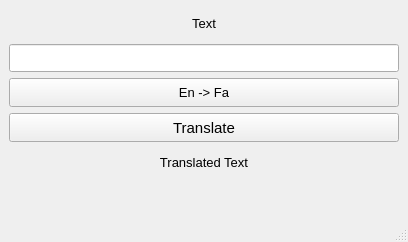
<?xml version="1.0" encoding="UTF-8"?>
<ui version="4.0">
 <class>MainWindow</class>
 <widget class="QMainWindow" name="MainWindow">
  <property name="geometry">
   <rect>
    <x>0</x>
    <y>0</y>
    <width>408</width>
    <height>242</height>
   </rect>
  </property>
  <property name="windowTitle">
   <string>Translator</string>
  </property>
  <property name="windowIcon">
   <iconset>
    <normaloff>translator.jpg</normaloff>translator.jpg</iconset>
  </property>
  <widget class="QWidget" name="centralwidget">
   <layout class="QGridLayout" name="gridLayout_2">
    <item row="0" column="0">
     <layout class="QGridLayout" name="gridLayout">
      <property name="spacing">
       <number>6</number>
      </property>
      <item row="2" column="0" colspan="2">
       <widget class="QPushButton" name="change">
        <property name="sizePolicy">
         <sizepolicy hsizetype="Preferred" vsizetype="Preferred">
          <horstretch>0</horstretch>
          <verstretch>0</verstretch>
         </sizepolicy>
        </property>
        <property name="font">
         <font>
          <pointsize>10</pointsize>
          <italic>false</italic>
          <bold>false</bold>
         </font>
        </property>
        <property name="styleSheet">
         <string notr="true">
</string>
        </property>
        <property name="text">
         <string>En -&gt; Fa</string>
        </property>
       </widget>
      </item>
      <item row="0" column="0" colspan="2">
       <widget class="QLabel" name="label">
        <property name="font">
         <font>
          <family>Arial</family>
          <pointsize>10</pointsize>
         </font>
        </property>
        <property name="text">
         <string>Text</string>
        </property>
        <property name="alignment">
         <set>Qt::AlignCenter</set>
        </property>
       </widget>
      </item>
      <item row="3" column="0" colspan="2">
       <widget class="QPushButton" name="translate">
        <property name="sizePolicy">
         <sizepolicy hsizetype="Minimum" vsizetype="Minimum">
          <horstretch>0</horstretch>
          <verstretch>0</verstretch>
         </sizepolicy>
        </property>
        <property name="font">
         <font>
          <family>Arial</family>
          <pointsize>11</pointsize>
         </font>
        </property>
        <property name="styleSheet">
         <string notr="true"/>
        </property>
        <property name="text">
         <string>Translate</string>
        </property>
       </widget>
      </item>
      <item row="1" column="0" colspan="2">
       <widget class="QLineEdit" name="input_text">
        <property name="sizePolicy">
         <sizepolicy hsizetype="Preferred" vsizetype="Preferred">
          <horstretch>0</horstretch>
          <verstretch>0</verstretch>
         </sizepolicy>
        </property>
        <property name="font">
         <font>
          <pointsize>10</pointsize>
         </font>
        </property>
       </widget>
      </item>
      <item row="4" column="0" colspan="2">
       <widget class="QLabel" name="label_2">
        <property name="font">
         <font>
          <family>Arial</family>
          <pointsize>10</pointsize>
         </font>
        </property>
        <property name="text">
         <string>Translated Text</string>
        </property>
        <property name="alignment">
         <set>Qt::AlignCenter</set>
        </property>
       </widget>
      </item>
      <item row="5" column="0" colspan="2">
       <widget class="QLabel" name="output">
        <property name="text">
         <string/>
        </property>
        <property name="alignment">
         <set>Qt::AlignCenter</set>
        </property>
       </widget>
      </item>
     </layout>
    </item>
   </layout>
  </widget>
  <widget class="QStatusBar" name="statusbar"/>
 </widget>
 <resources/>
 <connections/>
</ui>
